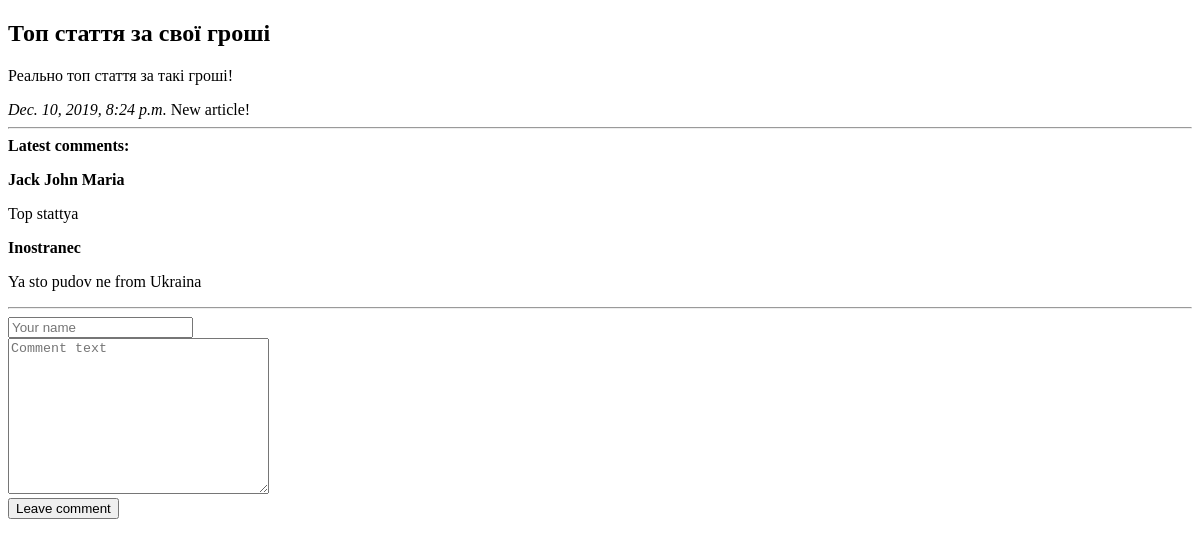
The app's page /articles/1/, older data.
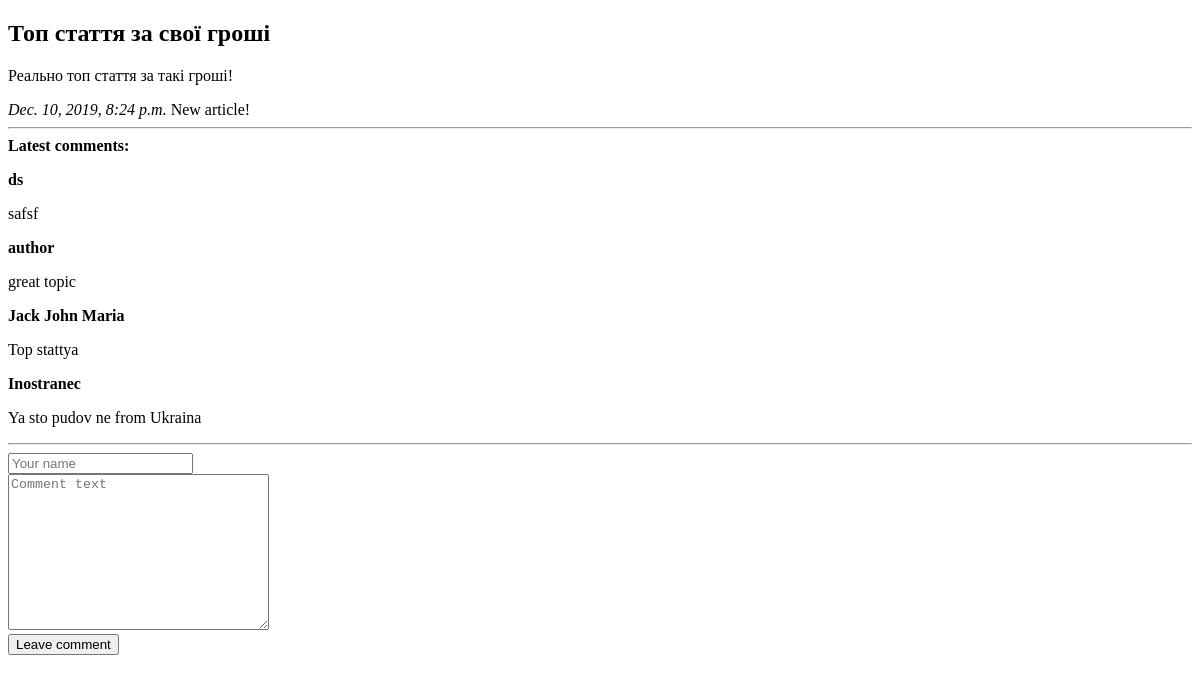
The same page, newer data.
### djangoBlog/apps/articles/models.py (models this page shows, shortened)
class Article(models.Model):
    article_title = models.CharField('article name', max_length=200)
    article_text = models.TextField('article text')
    pub_date = models.DateTimeField('date of publication')
    def was_published_recently(self):
        return self.pub_date >= (timezone.now() - datetime.timedelta(days=7))

class Comment(models.Model):
    article = models.ForeignKey(Article, on_delete=models.CASCADE)
    author_name = models.CharField('name of author', max_length=50)
    comment_text = models.CharField('comment text', max_length=200)

### djangoBlog/apps/articles/views.py (the view)
# urls.py: path('<int:article_id>/', views.detail, name='detail'),
def detail(request, article_id):
    try:
        a = Article.objects.get(id=article_id)
    except:
        raise Http404("Page could not be found!")
    latest_comments_list = a.comment_set.order_by('-id')[:10]
    return render(request, 'articles/detail.html', {'article': a, 'latest_comments_list': latest_comments_list})

### djangoBlog/templates/articles/detail.html (shortened to what this page needs)
{% extends 'base.html' %}
{% block content %}
<h2>{{article.article_title}}</h2>
<p>{{article.article_text}}</p>
<em>{{article.pub_date}}</em>
{% if article.was_published_recently %}
New article!
{% endif %}
<hr>
<strong>Latest comments:</strong>
{% if latest_comments_list %}
{% for c in latest_comments_list %}
<p>
    <strong>{{c.author_name}}</strong>
    <p>{{c.comment_text}}</p>
</p>
{% endfor %}
{% else %}
There are no comments yet! Become first!
{% endif %}
<hr>
<form action="{% url 'articles:leave_comment' article.id %}" method="POST">
    <input type="text" required placeholder="Your name" name="name"><br>
    <textarea name="text" required="" placeholder="Comment text" cols="30" rows="10"></textarea><br>
    <button type="submit">Leave comment</button>
</form>
{% endblock %}

### djangoBlog/templates/base.html (shortened to what this page needs)
<!DOCTYPE html>
<html lang="en">
<head>
</head>
<body>
    {% block content %}{% endblock %}
</body>
</html>

Row changes from the older to the newer data that the page shows:
added Comment: author_name "ds", comment_text "safsf"
added Comment: author_name "author", comment_text "great topic"
